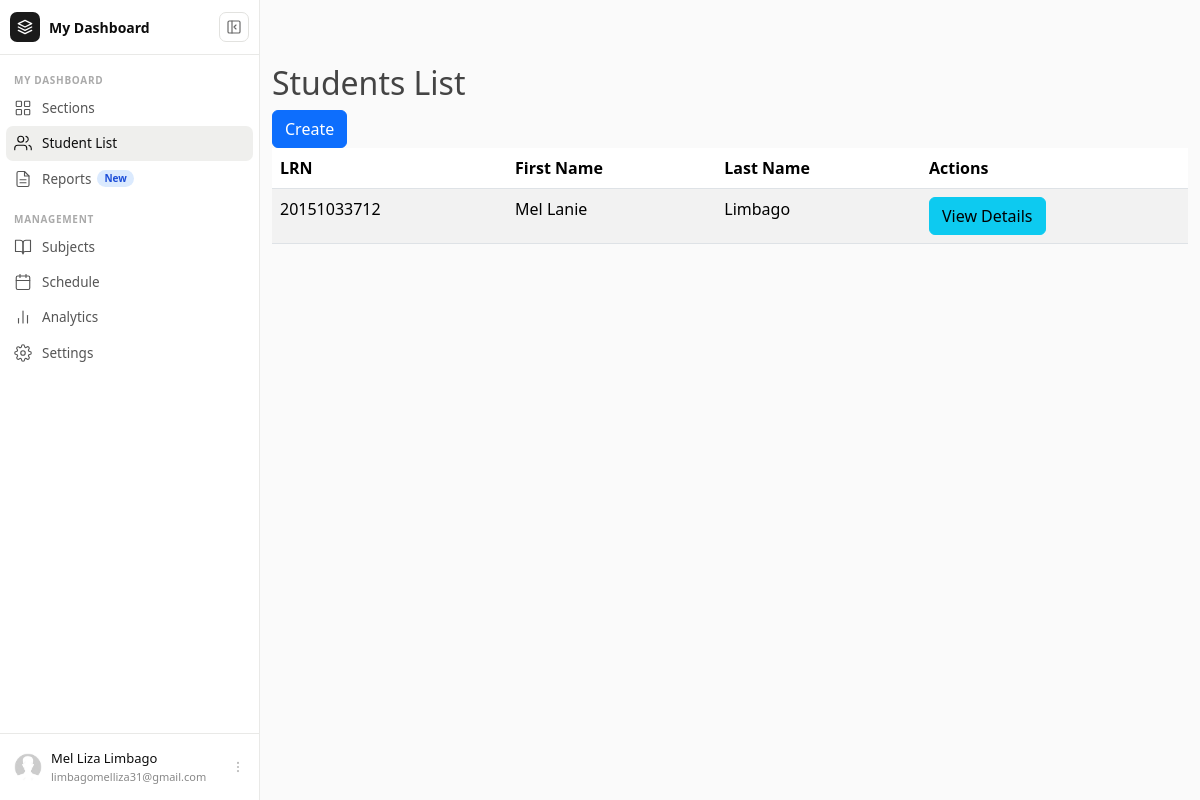
Page /student/ (signed in) on the committed database.
### users/models.py (models this page shows, shortened)
class Profile(models.Model):
    user = models.OneToOneField(User, on_delete=models.CASCADE)
    image = models.ImageField(default='default.jpg', upload_to='profile_pics')

### students/models.py (models this page shows, shortened)
class Student(models.Model):
    added_by = models.ForeignKey(User, on_delete=models.CASCADE)
    lrn = models.CharField(max_length=20)
    first_name = models.CharField(max_length=100)
    middle_name = models.CharField(max_length=100,null=True,blank=True)
    last_name = models.CharField(max_length=100)
    complete_name = models.CharField(max_length=100)
    gender = models.CharField(max_length=10, choices=Gender_Choices, default='F')
    date_of_birth = models.DateField()
    age = models.IntegerField(null=True)
    birth_cert = models.CharField(max_length=5, choices=Birthcert_Choices, default='Y')
    class Meta:
        unique_together = ['added_by', 'lrn']

### students/views.py (the view)
# urls.py: path('', StudentListView.as_view(),name='student-home'),
class StudentListView(LoginRequiredMixin, ListView):
    model = Student
    field = ['lrn','first_name','middle_name','last_name','gender','date_of_birth','age','birth_cert']
    template_name = 'students/student_home.html'
    context_object_name = 'students'
    def get_queryset(self):
        return Student.objects.filter(added_by=self.request.user)

### students/templates/students/student_home.html (shortened to what this page needs)
{% extends 'users/base.html' %}
{% block content %}
  <h2>Students List</h2>
  <form method="post" action="{% url 'student-create' %}">
    <button type="submit" class="btn btn-primary">Create</button>
  </form>
  {% if students %}
  <table class="table table-striped table-hover">
    <thead>
      <tr>
        <th scope="col">LRN</th>
        <th scope="col">First Name</th>
        <th scope="col">Last Name</th>
        <th scope="col">Actions</th>
      </tr>
    </thead>
    <tbody>
      {% for student in students %}
              <tr>
                  <td>{{ student.lrn }}</td>
                  <td>{{ student.first_name }}</td>
                  <td>{{ student.last_name }}</td>
                  <td>
                    <a href="{% url 'student-detail' student.id %}" class="btn btn-info">View Details</a>
                  </td>
              </tr>
          {% endfor %}
    </tbody>
  </table>
  {%else %}
  <div class="alert alert-info mt-3" role="alert">
      There is no student yet. Click 'Create' button to add.
  </div>
  {% endif %}
{% endblock %}

### users/templates/partials/_sidebar.html (shortened to what this page needs)
{% load static %}
{% if user.is_authenticated %}
<div id="cs-sidebar">
  <div class="cs-top">
    <div class="cs-brand">
      <div class="cs-brand-icon">
        <svg width="16" height="16" viewBox="0 0 24 24" fill="none" stroke="currentColor" stroke-width="2" stroke-linecap="round" stroke-linejoin="round">
          <path d="M12 2L2 7l10 5 10-5-10-5zM2 17l10 5 10-5M2 12l10 5 10-5"/>
        </svg>
      </div>
      <span class="cs-brand-name">My Dashboard</span>
    </div>
    <button class="cs-toggle-btn" id="cs-toggle" type="button" aria-label="Toggle sidebar">
      <svg width="16" height="16" viewBox="0 0 24 24" fill="none" stroke="currentColor" stroke-width="1.75" stroke-linecap="round" stroke-linejoin="round">
        <rect x="3" y="3" width="18" height="18" rx="2"/>
        <path d="M9 3v18"/>
        <path class="cs-arrow" d="M15 9l-3 3 3 3"/>
      </svg>
    </button>
  </div>
  <nav class="cs-nav">
    <div class="cs-section-label">MY DASHBOARD</div>
    <ul>
      <li>
        <a class="cs-link {% if request.resolver_match.url_name == 'section-home' %}active{% endif %}"
           href="{% url 'section-home' %}">
          <span class="cs-label">Sections</span>
        </a>
      </li>
      <li>
        <a class="cs-link {% if request.resolver_match.url_name == 'student-home' %}active{% endif %}"
           href="{% url 'student-home' %}">
          <svg class="cs-icon" viewBox="0 0 24 24" fill="none" stroke="currentColor" stroke-width="1.5" stroke-linecap="round" stroke-linejoin="round" aria-hidden="true">
            <path d="M17 21v-2a4 4 0 0 0-4-4H5a4 4 0 0 0-4 4v2"/>
            <circle cx="9" cy="7" r="4"/>
            <path d="M23 21v-2a4 4 0 0 0-3-3.87M16 3.13a4 4 0 0 1 0 7.75"/>
          </svg>
          <span class="cs-label">Student List</span>
        </a>
      </li>
      <li>
        <a class="cs-link" href="#">
          <span class="cs-label">Reports <span class="cs-badge">New</span></span>
        </a>
      </li>
    </ul>
    <div class="cs-section-label">MANAGEMENT</div>
    <ul>
      <li>
        <a class="cs-link" href="#">
          <svg class="cs-icon" viewBox="0 0 24 24" fill="none" stroke="currentColor" stroke-width="1.5" stroke-linecap="round" stroke-linejoin="round" aria-hidden="true">
            <path d="M2 3h6a4 4 0 0 1 4 4v14a3 3 0 0 0-3-3H2z"/>
            <path d="M22 3h-6a4 4 0 0 0-4 4v14a3 3 0 0 1 3-3h7z"/>
          </svg>
          <span class="cs-label">Subjects</span>
        </a>
      </li>
      <li>
        <a class="cs-link" href="#">
          <span class="cs-label">Schedule</span>
        </a>
      </li>
      <li>
        <a class="cs-link" href="#">
          <svg class="cs-icon" viewBox="0 0 24 24" fill="none" stroke="currentColor" stroke-width="1.5" stroke-linecap="round" stroke-linejoin="round" aria-hidden="true">
            <line x1="18" y1="20" x2="18" y2="10"/>
            <line x1="12" y1="20" x2="12" y2="4"/>
            <line x1="6" y1="20" x2="6" y2="14"/>
          </svg>
          <span class="cs-label">Analytics</span>
        </a>
      </li>
      <li>
        <a class="cs-link {% if request.resolver_match.url_name == 'profile' %}active{% endif %}"
           href="{% url 'profile' %}">
          <span class="cs-label">Settings</span>
        </a>
      </li>
    </ul>
  </nav>
  <div class="cs-footer">
    <div class="dropup">
      <button class="cs-user-btn" type="button" data-bs-toggle="dropdown" aria-expanded="false">
        <img class="cs-avatar" src="{{ user.profile.image.url }}" alt="{{ user.get_full_name }}">
        <div class="cs-user-info">
          <div class="cs-user-name">{{ user.first_name }} {{ user.last_name }}</div>
          <div class="cs-user-email">{{ user.email }}</div>
        </div>
        <svg class="cs-dots" width="14" height="14" viewBox="0 0 24 24" fill="none" stroke="currentColor" stroke-width="1.75" stroke-linecap="round" aria-hidden="true">
          <circle cx="12" cy="5" r="1"/><circle cx="12" cy="12" r="1"/><circle cx="12" cy="19" r="1"/>
        </svg>
      </button>
    </div>
  </div>
</div>
{% endif %}

### users/static/users/main.css (style rules this page uses)
body { background: #fafafa; color: #333333; }
h1, h2, h3, h4, h5, h6 { color: #444444; }
ul { margin: 0; }

### users/static/css/sidebar.css (style rules this page uses)
#cs-sidebar *, #cs-sidebar *::before, #cs-sidebar *::after { box-sizing: border-box; }
#cs-sidebar { width: 260px; min-width: 260px; height: 100vh; position: sticky; top: 0; background: #fff; border-right: 1px solid #e9e9e7; display: flex; flex-direction: column; transition: width 0.25s cubic-bezier(0.4,0,0.2,1), min-width 0.25s cubic-bezier(0.4,0,0.2,1); overflow: hidden; z-index: 100; flex-shrink: 0; }
.cs-top { display: flex; align-items: center; justify-content: space-between; gap: 8px; padding: 12px 10px; border-bottom: 1px solid #e9e9e7; min-height: 54px; }
.cs-brand { display: flex; align-items: center; gap: 9px; overflow: hidden; min-width: 0; }
.cs-brand-icon { width: 30px; height: 30px; min-width: 30px; background: #1a1a1a; border-radius: 7px; display: flex; align-items: center; justify-content: center; color: #fff; }
.cs-brand-name { font-size: 14px; font-weight: 600; color: #0d0d0d; white-space: nowrap; opacity: 1; transition: opacity 0.15s; }
.cs-toggle-btn { width: 30px; height: 30px; min-width: 30px; padding: 0; background: transparent; border: 1px solid #e2e2df; border-radius: 7px; display: flex; align-items: center; justify-content: center; cursor: pointer; color: #666; transition: background 0.12s; }
.cs-nav { flex: 1; overflow-y: auto; overflow-x: hidden; padding: 8px 6px 4px; }
.cs-nav ul { list-style: none; padding: 0; margin: 0 0 6px; }
.cs-section-label { padding: 10px 8px 3px; font-size: 10px; font-weight: 600; letter-spacing: 0.07em; color: #aaa; white-space: nowrap; overflow: hidden; transition: opacity 0.15s, height 0.25s, padding 0.25s; }
.cs-link { display: flex; align-items: center; gap: 10px; padding: 7px 8px; border-radius: 7px; text-decoration: none; color: #555; font-size: 13.5px; font-weight: 400; white-space: nowrap; overflow: hidden; transition: background 0.1s, color 0.1s; position: relative; margin-bottom: 1px; }
.cs-link.active { background: #efefed; color: #0d0d0d; font-weight: 500; }
.cs-icon { width: 18px; height: 18px; min-width: 18px; flex-shrink: 0; }
.cs-label { flex: 1; overflow: hidden; text-overflow: ellipsis; display: flex; align-items: center; gap: 6px; opacity: 1; transition: opacity 0.15s; }
.cs-badge { font-size: 10px; font-weight: 600; background: #dbeafe; color: #1d4ed8; padding: 1px 7px; border-radius: 99px; }
.cs-footer { border-top: 1px solid #e9e9e7; padding: 8px 6px; }
.cs-user-btn { display: flex; align-items: center; gap: 9px; padding: 7px 8px; border-radius: 7px; width: 100%; background: transparent; border: none; cursor: pointer; overflow: hidden; transition: background 0.12s; text-align: left; }
.cs-avatar { width: 28px !important; height: 28px !important; min-width: 28px !important; border-radius: 50% !important; object-fit: cover !important; flex-shrink: 0 !important; display: block !important; }
.cs-user-info { flex: 1; overflow: hidden; min-width: 0; opacity: 1; transition: opacity 0.15s; }
.cs-user-name { font-size: 13px; font-weight: 500; color: #0d0d0d; white-space: nowrap; overflow: hidden; text-overflow: ellipsis; }
.cs-user-email { font-size: 11px; color: #888; white-space: nowrap; overflow: hidden; text-overflow: ellipsis; }
.cs-dots { flex-shrink: 0; color: #bbb; opacity: 1; transition: opacity 0.15s; }

### rows in the picture
Student: lrn "20151033712", first_name "Mel Lanie", last_name "Limbago"

### other values in the picture
{{ user.first_name }} "Mel Liza"
{{ user.last_name }} "Limbago"
{{ user.email }} "limbagomelliza31@gmail.com"
